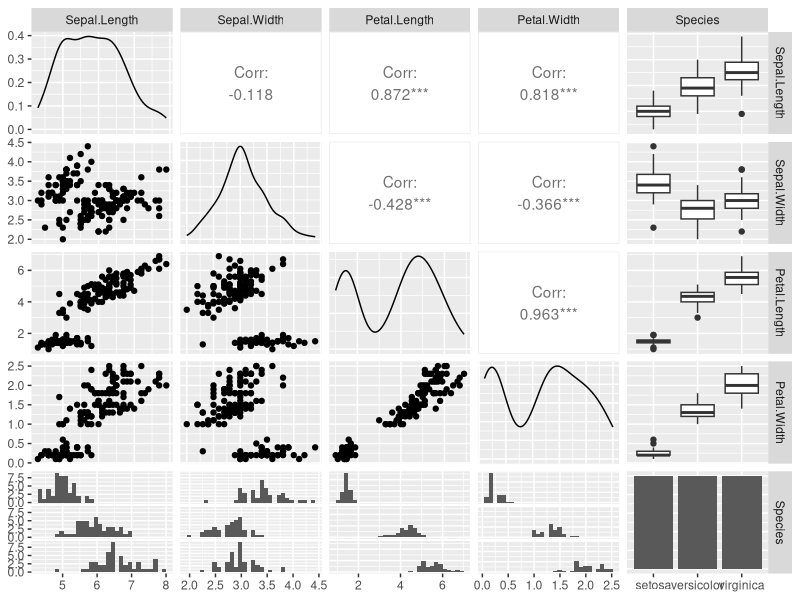
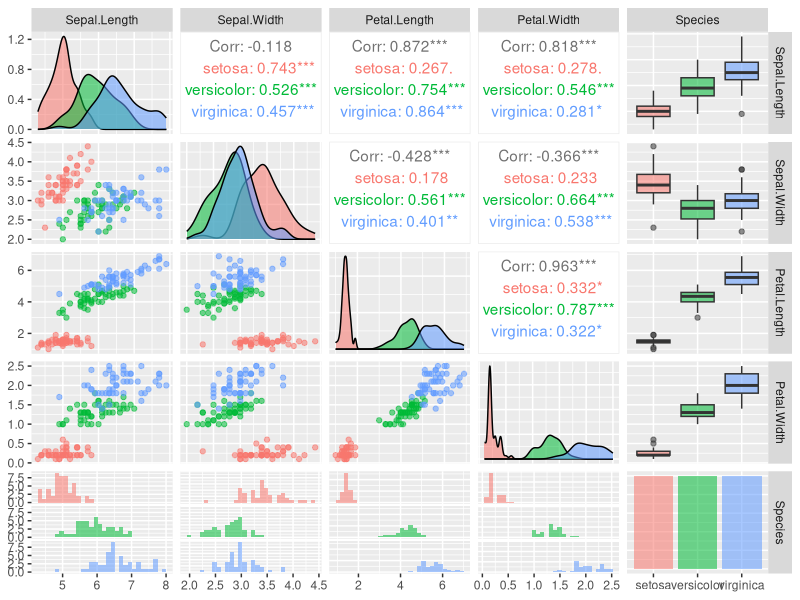
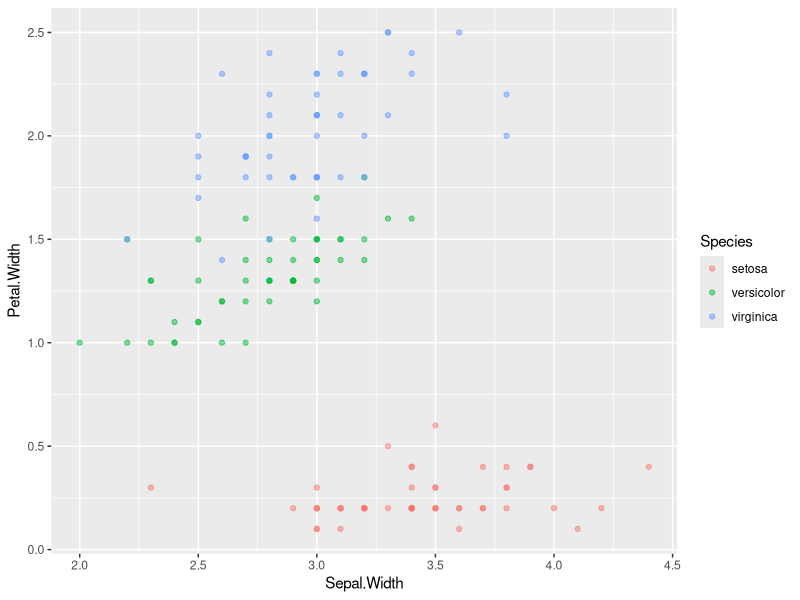
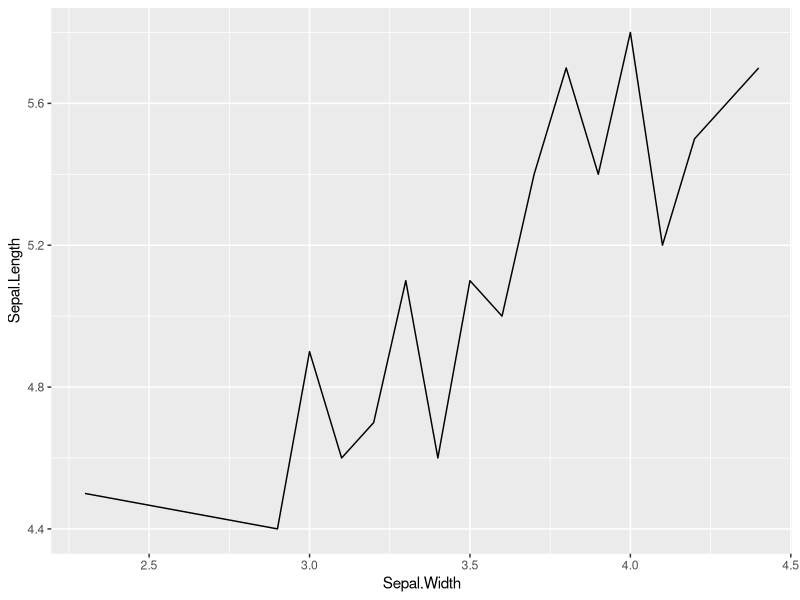
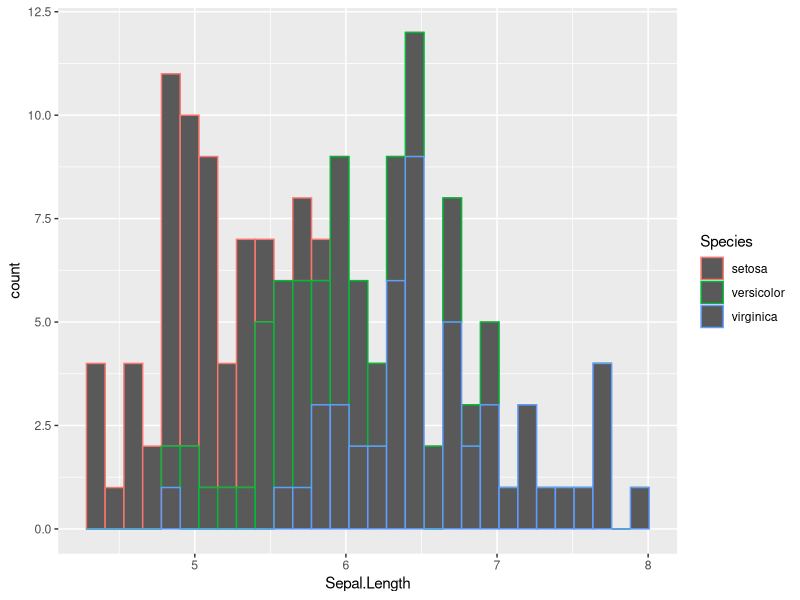
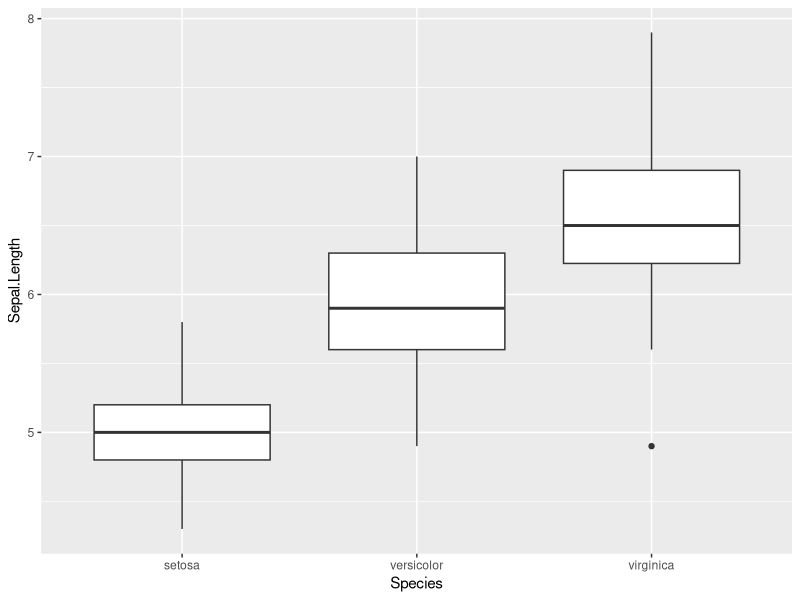
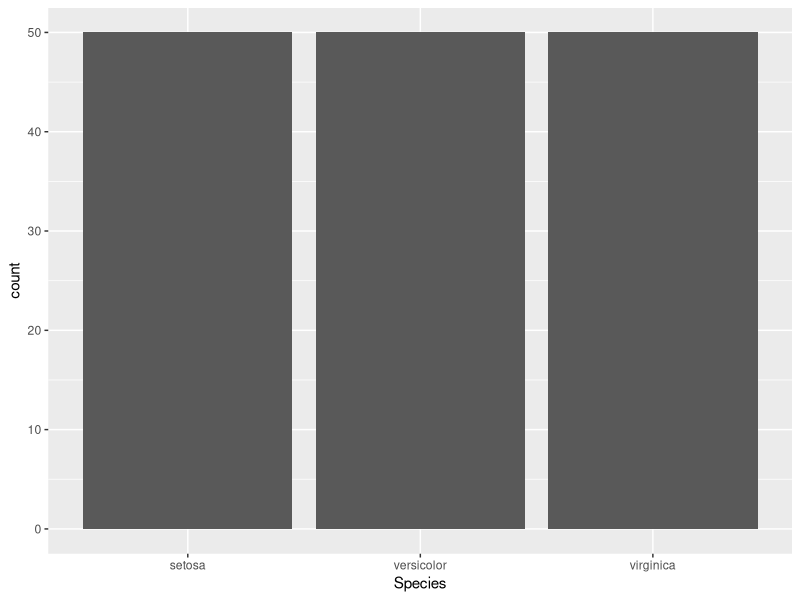

The R source for these figures, in order:
## ---- chunk 1
library(tidyverse)
library(caret)
## ---- chunk 2
#load the data
iris<-iris
## ---- chunk 3
#examine the top 5 rows
head(iris,5)

#view the whole dataset
knitr::kable(iris)%>%
  kableExtra::kable_styling("striped")%>%
  kableExtra::scroll_box(width = "100%",height="300px")
## ---- chunk 4
#examine grouped data
iris%>%
  group_by(Species)%>%
  summarise(count=n())
## ---- chunk 5
# Get descriptive statistics
summary(iris)

## ---- chunk 6
psych::describe(iris)

?psych::describe

## ---- chunk 7
GGally::ggpairs(iris)
## ---- chunk 8
GGally::ggpairs(iris, aes(color = Species, alpha = 0.5))
## ---- chunk 9
#crash course in plots?
ggplot(data=iris,mapping = aes(x=Sepal.Width,y=Petal.Width,color=Species))+geom_point(alpha=0.5)
## ---- chunk 10
#line graph..this is a TERRIBLE example...
#ask me why
iris.setosa<-iris%>%
  filter(Species=="setosa")%>%
  distinct(Sepal.Width,.keep_all = TRUE)

ggplot(data=iris.setosa,mapping = aes(x=Sepal.Width,y=Sepal.Length))+geom_line()

## ---- chunk 11
ggplot(data=iris,mapping = aes(x=Sepal.Length,color=Species))+geom_histogram()
## ---- chunk 12
ggplot(data=iris,mapping = aes(x=Species,y=Sepal.Length))+geom_boxplot()
## ---- chunk 13
ggplot(data=iris,mapping = aes(x=Species))+geom_bar()
## ---- chunk 14
#lets split the data 60/40
library(caret)
trainIndex <- createDataPartition(iris$Species, p = .6, list = FALSE, times = 1)

#look at the first few
head(trainIndex)

#grab the data
irisTrain <- iris[ trainIndex,]
irisTest  <- iris[-trainIndex,]
## ---- chunk 15

preProcValues <- preProcess(irisTrain, method = c("center", "scale"))

trainTransformed <- predict(preProcValues, irisTrain)
testTransformed <- predict(preProcValues, irisTest)
## ---- chunk 16

psych::describe(trainTransformed)
psych::describe(testTransformed)
## ---- chunk 17

#fit knn
knn_fit<-train(Species~.,
               data=trainTransformed,
               method="knn",
               tuneGrid=data.frame(k=5))

knn_fit
## ---- chunk 18
#predict on the test set
knn_pred<-predict(knn_fit,testTransformed)

#confusion
confusionMatrix(knn_pred,testTransformed$Species)
